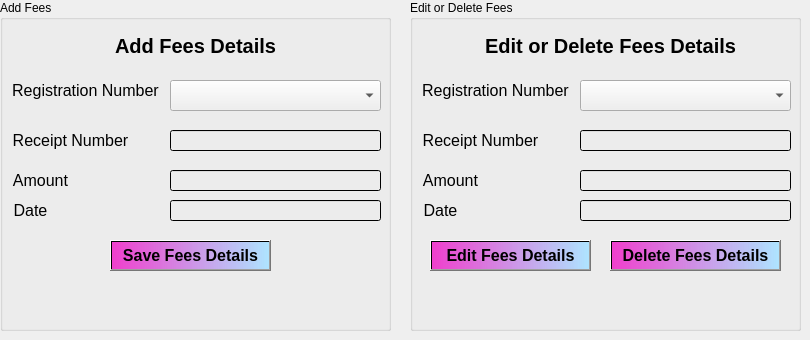
    <widget class="QWidget" name="tab_21">
     <attribute name="icon">
      <iconset>
       <normaloff>Pics/receipt.png</normaloff>Pics/receipt.png</iconset>
     </attribute>
     <attribute name="title">
      <string>Fees</string>
     </attribute>
     <widget class="QGroupBox" name="groupBox_5">
      <property name="geometry">
       <rect>
        <x>0</x>
        <y>0</y>
        <width>391</width>
        <height>331</height>
       </rect>
      </property>
      <property name="title">
       <string>Add Fees</string>
      </property>
      <widget class="QLabel" name="label_168">
       <property name="geometry">
        <rect>
         <x>100</x>
         <y>30</y>
         <width>191</width>
         <height>31</height>
        </rect>
       </property>
       <property name="font">
        <font>
         <pointsize>15</pointsize>
         <weight>75</weight>
         <bold>true</bold>
        </font>
       </property>
       <property name="styleSheet">
        <string notr="true">background-color: qlineargradient(spread:reflect, x1:0, y1:0, x2:1, y2:0, stop:0 rgba(164, 182, 232, 0), stop:0.55 rgba(250, 104, 255, 0), stop:0.98 rgba(124, 205, 236, 0), stop:1 rgba(0, 0, 0, 0));</string>
       </property>
       <property name="text">
        <string>Add Fees Details</string>
       </property>
       <property name="alignment">
        <set>Qt::AlignCenter</set>
       </property>
      </widget>
      <widget class="QComboBox" name="regfeescomboBox_1">
       <property name="geometry">
        <rect>
         <x>170</x>
         <y>80</y>
         <width>211</width>
         <height>31</height>
        </rect>
       </property>
       <property name="styleSheet">
        <string notr="true">font: 75 12pt &quot;MS Shell Dlg 2&quot;;</string>
       </property>
      </widget>
      <widget class="QLabel" name="label_169">
       <property name="geometry">
        <rect>
         <x>10</x>
         <y>80</y>
         <width>151</width>
         <height>20</height>
        </rect>
       </property>
       <property name="font">
        <font>
         <family>MS Shell Dlg 2</family>
         <pointsize>12</pointsize>
         <weight>9</weight>
         <italic>false</italic>
         <bold>false</bold>
        </font>
       </property>
       <property name="styleSheet">
        <string notr="true">font: 75 12pt &quot;MS Shell Dlg 2&quot;;</string>
       </property>
       <property name="text">
        <string>Registration Number</string>
       </property>
       <property name="alignment">
        <set>Qt::AlignCenter</set>
       </property>
      </widget>
      <widget class="QLabel" name="label_170">
       <property name="geometry">
        <rect>
         <x>0</x>
         <y>130</y>
         <width>141</width>
         <height>20</height>
        </rect>
       </property>
       <property name="font">
        <font>
         <family>MS Shell Dlg 2</family>
         <pointsize>12</pointsize>
         <weight>9</weight>
         <italic>false</italic>
         <bold>false</bold>
        </font>
       </property>
       <property name="styleSheet">
        <string notr="true">font: 75 12pt &quot;MS Shell Dlg 2&quot;;</string>
       </property>
       <property name="text">
        <string>Receipt Number</string>
       </property>
       <property name="alignment">
        <set>Qt::AlignCenter</set>
       </property>
      </widget>
      <widget class="QLineEdit" name="receiptlineEdit_1">
       <property name="geometry">
        <rect>
         <x>170</x>
         <y>130</y>
         <width>211</width>
         <height>21</height>
        </rect>
       </property>
       <property name="styleSheet">
        <string notr="true">background-color: qlineargradient(spread:reflect, x1:0, y1:0, x2:1, y2:0, stop:0 rgba(208, 177, 232, 0), stop:0.55 rgba(250, 104, 255, 0), stop:0.98 rgba(124, 205, 236, 0), stop:1 rgba(0, 0, 0, 0));
font: 12pt &quot;MS Shell Dlg 2&quot;;</string>
       </property>
      </widget>
      <widget class="QLineEdit" name="datefeeslineEdit_1">
       <property name="geometry">
        <rect>
         <x>170</x>
         <y>200</y>
         <width>211</width>
         <height>21</height>
        </rect>
       </property>
       <property name="styleSheet">
        <string notr="true">background-color: qlineargradient(spread:reflect, x1:0, y1:0, x2:1, y2:0, stop:0 rgba(208, 177, 232, 0), stop:0.55 rgba(250, 104, 255, 0), stop:0.98 rgba(124, 205, 236, 0), stop:1 rgba(0, 0, 0, 0));
font: 12pt &quot;MS Shell Dlg 2&quot;;</string>
       </property>
      </widget>
      <widget class="QLineEdit" name="amountlineEdit_1">
       <property name="geometry">
        <rect>
         <x>170</x>
         <y>170</y>
         <width>211</width>
         <height>21</height>
        </rect>
       </property>
       <property name="styleSheet">
        <string notr="true">background-color: qlineargradient(spread:reflect, x1:0, y1:0, x2:1, y2:0, stop:0 rgba(208, 177, 232, 0), stop:0.55 rgba(250, 104, 255, 0), stop:0.98 rgba(124, 205, 236, 0), stop:1 rgba(0, 0, 0, 0));
font: 12pt &quot;MS Shell Dlg 2&quot;;</string>
       </property>
      </widget>
      <widget class="QLabel" name="label_171">
       <property name="geometry">
        <rect>
         <x>0</x>
         <y>170</y>
         <width>81</width>
         <height>21</height>
        </rect>
       </property>
       <property name="font">
        <font>
         <family>MS Shell Dlg 2</family>
         <pointsize>12</pointsize>
         <weight>9</weight>
         <italic>false</italic>
         <bold>false</bold>
        </font>
       </property>
       <property name="styleSheet">
        <string notr="true">font: 75 12pt &quot;MS Shell Dlg 2&quot;;</string>
       </property>
       <property name="text">
        <string>Amount</string>
       </property>
       <property name="alignment">
        <set>Qt::AlignCenter</set>
       </property>
      </widget>
      <widget class="QLabel" name="label_172">
       <property name="geometry">
        <rect>
         <x>0</x>
         <y>200</y>
         <width>61</width>
         <height>21</height>
        </rect>
       </property>
       <property name="font">
        <font>
         <family>MS Shell Dlg 2</family>
         <pointsize>12</pointsize>
         <weight>9</weight>
         <italic>false</italic>
         <bold>false</bold>
        </font>
       </property>
       <property name="styleSheet">
        <string notr="true">font: 75 12pt &quot;MS Shell Dlg 2&quot;;</string>
       </property>
       <property name="text">
        <string>Date</string>
       </property>
       <property name="alignment">
        <set>Qt::AlignCenter</set>
       </property>
      </widget>
      <widget class="QPushButton" name="savefeesButton">
       <property name="geometry">
        <rect>
         <x>110</x>
         <y>240</y>
         <width>161</width>
         <height>31</height>
        </rect>
       </property>
       <property name="font">
        <font>
         <pointsize>12</pointsize>
         <weight>75</weight>
         <bold>true</bold>
        </font>
       </property>
       <property name="styleSheet">
        <string notr="true">background-color: qlineargradient(spread:pad, x1:0, y1:0, x2:1, y2:0, stop:0 rgba(241, 0, 194, 187), stop:1 rgba(174, 228, 255, 255));
</string>
       </property>
       <property name="text">
        <string>Save Fees Details</string>
       </property>
      </widget>
      <widget class="QLabel" name="label_173">
       <property name="geometry">
        <rect>
         <x>-170</x>
         <y>300</y>
         <width>271</width>
         <height>51</height>
        </rect>
       </property>
       <property name="styleSheet">
        <string notr="true">background-color: qlineargradient(spread:reflect, x1:0, y1:0, x2:1, y2:0, stop:0 rgba(164, 182, 232, 0), stop:0.55 rgba(250, 104, 255, 0), stop:0.98 rgba(124, 205, 236, 0), stop:1 rgba(0, 0, 0, 0));</string>
       </property>
       <property name="text">
        <string/>
       </property>
       <property name="pixmap">
        <pixmap>Pics/liquid-gradient-shape-fluid-abstract-color-background-holographic-organic-3d-design-neon-futuristic-element-blend-bubble-png.png</pixmap>
       </property>
       <property name="scaledContents">
        <bool>true</bool>
       </property>
       <property name="alignment">
        <set>Qt::AlignLeading|Qt::AlignLeft|Qt::AlignVCenter</set>
       </property>
      </widget>
     </widget>
     <widget class="QGroupBox" name="groupBox_6">
      <property name="geometry">
       <rect>
        <x>410</x>
        <y>0</y>
        <width>391</width>
        <height>331</height>
       </rect>
      </property>
      <property name="title">
       <string>Edit or Delete Fees</string>
      </property>
      <widget class="QLabel" name="label_174">
       <property name="geometry">
        <rect>
         <x>60</x>
         <y>30</y>
         <width>281</width>
         <height>31</height>
        </rect>
       </property>
       <property name="font">
        <font>
         <pointsize>15</pointsize>
         <weight>75</weight>
         <bold>true</bold>
        </font>
       </property>
       <property name="styleSheet">
        <string notr="true">background-color: qlineargradient(spread:reflect, x1:0, y1:0, x2:1, y2:0, stop:0 rgba(164, 182, 232, 0), stop:0.55 rgba(250, 104, 255, 0), stop:0.98 rgba(124, 205, 236, 0), stop:1 rgba(0, 0, 0, 0));</string>
       </property>
       <property name="text">
        <string>Edit or Delete Fees Details</string>
       </property>
       <property name="alignment">
        <set>Qt::AlignCenter</set>
       </property>
      </widget>
      <widget class="QComboBox" name="regfeescomboBox_2">
       <property name="geometry">
        <rect>
         <x>170</x>
         <y>80</y>
         <width>211</width>
         <height>31</height>
        </rect>
       </property>
       <property name="styleSheet">
        <string notr="true">font: 75 12pt &quot;MS Shell Dlg 2&quot;;</string>
       </property>
      </widget>
      <widget class="QLabel" name="label_175">
       <property name="geometry">
        <rect>
         <x>10</x>
         <y>80</y>
         <width>151</width>
         <height>20</height>
        </rect>
       </property>
       <property name="font">
        <font>
         <family>MS Shell Dlg 2</family>
         <pointsize>12</pointsize>
         <weight>9</weight>
         <italic>false</italic>
         <bold>false</bold>
        </font>
       </property>
       <property name="styleSheet">
        <string notr="true">font: 75 12pt &quot;MS Shell Dlg 2&quot;;</string>
       </property>
       <property name="text">
        <string>Registration Number</string>
       </property>
       <property name="alignment">
        <set>Qt::AlignCenter</set>
       </property>
      </widget>
      <widget class="QLabel" name="label_176">
       <property name="geometry">
        <rect>
         <x>0</x>
         <y>130</y>
         <width>141</width>
         <height>20</height>
        </rect>
       </property>
       <property name="font">
        <font>
         <family>MS Shell Dlg 2</family>
         <pointsize>12</pointsize>
         <weight>9</weight>
         <italic>false</italic>
         <bold>false</bold>
        </font>
       </property>
       <property name="styleSheet">
        <string notr="true">font: 75 12pt &quot;MS Shell Dlg 2&quot;;</string>
       </property>
       <property name="text">
        <string>Receipt Number</string>
       </property>
       <property name="alignment">
        <set>Qt::AlignCenter</set>
       </property>
      </widget>
      <widget class="QLineEdit" name="receiptlineEdit_2">
       <property name="geometry">
        <rect>
         <x>170</x>
         <y>130</y>
         <width>211</width>
         <height>21</height>
        </rect>
       </property>
       <property name="styleSheet">
        <string notr="true">background-color: qlineargradient(spread:reflect, x1:0, y1:0, x2:1, y2:0, stop:0 rgba(208, 177, 232, 0), stop:0.55 rgba(250, 104, 255, 0), stop:0.98 rgba(124, 205, 236, 0), stop:1 rgba(0, 0, 0, 0));
font: 12pt &quot;MS Shell Dlg 2&quot;;</string>
       </property>
      </widget>
      <widget class="QLineEdit" name="datefeeslineEdit_2">
       <property name="geometry">
        <rect>
         <x>170</x>
         <y>200</y>
         <width>211</width>
         <height>21</height>
        </rect>
       </property>
       <property name="styleSheet">
        <string notr="true">background-color: qlineargradient(spread:reflect, x1:0, y1:0, x2:1, y2:0, stop:0 rgba(208, 177, 232, 0), stop:0.55 rgba(250, 104, 255, 0), stop:0.98 rgba(124, 205, 236, 0), stop:1 rgba(0, 0, 0, 0));
font: 12pt &quot;MS Shell Dlg 2&quot;;</string>
       </property>
      </widget>
      <widget class="QLineEdit" name="amountlineEdit_2">
       <property name="geometry">
        <rect>
         <x>170</x>
         <y>170</y>
         <width>211</width>
         <height>21</height>
        </rect>
       </property>
       <property name="styleSheet">
        <string notr="true">background-color: qlineargradient(spread:reflect, x1:0, y1:0, x2:1, y2:0, stop:0 rgba(208, 177, 232, 0), stop:0.55 rgba(250, 104, 255, 0), stop:0.98 rgba(124, 205, 236, 0), stop:1 rgba(0, 0, 0, 0));
font: 12pt &quot;MS Shell Dlg 2&quot;;</string>
       </property>
      </widget>
      <widget class="QLabel" name="label_177">
       <property name="geometry">
        <rect>
         <x>0</x>
         <y>170</y>
         <width>81</width>
         <height>21</height>
        </rect>
       </property>
       <property name="font">
        <font>
         <family>MS Shell Dlg 2</family>
         <pointsize>12</pointsize>
         <weight>9</weight>
         <italic>false</italic>
         <bold>false</bold>
        </font>
       </property>
       <property name="styleSheet">
        <string notr="true">font: 75 12pt &quot;MS Shell Dlg 2&quot;;</string>
       </property>
       <property name="text">
        <string>Amount</string>
       </property>
       <property name="alignment">
        <set>Qt::AlignCenter</set>
       </property>
      </widget>
      <widget class="QLabel" name="label_178">
       <property name="geometry">
        <rect>
         <x>0</x>
         <y>200</y>
         <width>61</width>
         <height>21</height>
        </rect>
       </property>
       <property name="font">
        <font>
         <family>MS Shell Dlg 2</family>
         <pointsize>12</pointsize>
         <weight>9</weight>
         <italic>false</italic>
         <bold>false</bold>
        </font>
       </property>
       <property name="styleSheet">
        <string notr="true">font: 75 12pt &quot;MS Shell Dlg 2&quot;;</string>
       </property>
       <property name="text">
        <string>Date</string>
       </property>
       <property name="alignment">
        <set>Qt::AlignCenter</set>
       </property>
      </widget>
      <widget class="QPushButton" name="EditFeesButton">
       <property name="geometry">
        <rect>
         <x>20</x>
         <y>240</y>
         <width>161</width>
         <height>31</height>
        </rect>
       </property>
       <property name="font">
        <font>
         <pointsize>12</pointsize>
         <weight>75</weight>
         <bold>true</bold>
        </font>
       </property>
       <property name="styleSheet">
        <string notr="true">background-color: qlineargradient(spread:pad, x1:0, y1:0, x2:1, y2:0, stop:0 rgba(241, 0, 194, 187), stop:1 rgba(174, 228, 255, 255));
</string>
       </property>
       <property name="text">
        <string>Edit Fees Details</string>
       </property>
      </widget>
      <widget class="QLabel" name="label_179">
       <property name="geometry">
        <rect>
         <x>280</x>
         <y>300</y>
         <width>271</width>
         <height>51</height>
        </rect>
       </property>
       <property name="styleSheet">
        <string notr="true">background-color: qlineargradient(spread:reflect, x1:0, y1:0, x2:1, y2:0, stop:0 rgba(164, 182, 232, 0), stop:0.55 rgba(250, 104, 255, 0), stop:0.98 rgba(124, 205, 236, 0), stop:1 rgba(0, 0, 0, 0));</string>
       </property>
       <property name="text">
        <string/>
       </property>
       <property name="pixmap">
        <pixmap>Pics/liquid-gradient-shape-fluid-abstract-color-background-holographic-organic-3d-design-neon-futuristic-element-blend-bubble-png.png</pixmap>
       </property>
       <property name="scaledContents">
        <bool>true</bool>
       </property>
       <property name="alignment">
        <set>Qt::AlignLeading|Qt::AlignLeft|Qt::AlignVCenter</set>
       </property>
      </widget>
      <widget class="QPushButton" name="DeleteFeesButton">
       <property name="geometry">
        <rect>
         <x>200</x>
         <y>240</y>
         <width>171</width>
         <height>31</height>
        </rect>
       </property>
       <property name="font">
        <font>
         <pointsize>12</pointsize>
         <weight>75</weight>
         <bold>true</bold>
        </font>
       </property>
       <property name="styleSheet">
        <string notr="true">background-color: qlineargradient(spread:pad, x1:0, y1:0, x2:1, y2:0, stop:0 rgba(241, 0, 194, 187), stop:1 rgba(174, 228, 255, 255));
</string>
       </property>
       <property name="text">
        <string>Delete Fees Details</string>
       </property>
      </widget>
     </widget>
    </widget>
